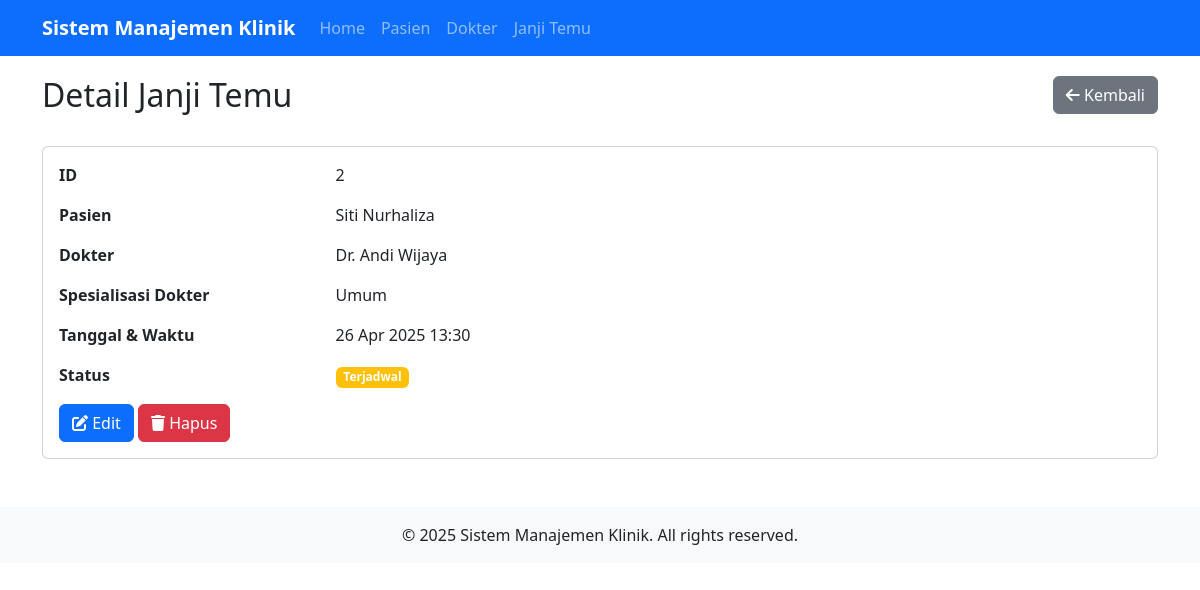
The page /appointments.php?action=read&id=2 on the database its author committed.
### tables this page shows
CREATE TABLE appointments (
    id INT AUTO_INCREMENT PRIMARY KEY,
    patient_id INT NOT NULL,
    doctor_id INT NOT NULL,
    appointment_date DATETIME NOT NULL,
    status ENUM('Terjadwal', 'Selesai', 'Dibatalkan') NOT NULL DEFAULT 'Terjadwal',
    FOREIGN KEY (patient_id) REFERENCES patients(id) ON DELETE CASCADE,
    FOREIGN KEY (doctor_id) REFERENCES doctors(id) ON DELETE CASCADE
);

CREATE TABLE patients (
    id INT AUTO_INCREMENT PRIMARY KEY,
    name VARCHAR(100) NOT NULL,
    birthdate DATE NOT NULL,
    gender ENUM('Laki-laki', 'Perempuan') NOT NULL,
    address TEXT NOT NULL
);

CREATE TABLE doctors (
    id INT AUTO_INCREMENT PRIMARY KEY,
    name VARCHAR(100) NOT NULL,
    specialization VARCHAR(100) NOT NULL,
    phone VARCHAR(15) NOT NULL
);

### class/Appointment.php (called while the page is built, shortened)
<?php
class Appointment {
    private $conn;
    private $table_name = "appointments";
    public $id;
    public function __construct($db) {
        $this->conn = $db;
    }
    public function getById() {
        $query = "SELECT a.id, a.patient_id, a.doctor_id, a.appointment_date, a.status,
                 p.name as patient_name, d.name as doctor_name, d.specialization
                 FROM " . $this->table_name . " a
                 LEFT JOIN patients p ON a.patient_id = p.id
                 LEFT JOIN doctors d ON a.doctor_id = d.id
                 WHERE a.id = ?";
        $stmt = $this->conn->prepare($query);
        $stmt->bindParam(1, $this->id);
        $stmt->execute();
        $row = $stmt->fetch(PDO::FETCH_ASSOC);
        if($row) {
            $this->appointment_date = $row['appointment_date'];
            $this->status = $row['status'];
            return true;
        }
        return false;
    }
}
?>

### class/Patient.php (called while the page is built, shortened)
<?php
class Patient {
    private $conn;
    private $table_name = "patients";
    public $id;
    public function __construct($db) {
        $this->conn = $db;
    }
    public function getById() {
        $query = "SELECT * FROM " . $this->table_name . " WHERE id = ?";
        $stmt = $this->conn->prepare($query);
        $stmt->bindParam(1, $this->id);
        $stmt->execute();
        $row = $stmt->fetch(PDO::FETCH_ASSOC);
        if($row) {
            $this->name = $row['name'];
            return true;
        }
        return false;
    }
}
?>

### class/Doctor.php (called while the page is built, shortened)
<?php
class Doctor {
    private $conn;
    private $table_name = "doctors";
    public $id;
    public function __construct($db) {
        $this->conn = $db;
    }
    public function getById() {
        $query = "SELECT * FROM " . $this->table_name . " WHERE id = ?";
        $stmt = $this->conn->prepare($query);
        $stmt->bindParam(1, $this->id);
        $stmt->execute();
        $row = $stmt->fetch(PDO::FETCH_ASSOC);
        if($row) {
            $this->name = $row['name'];
            $this->specialization = $row['specialization'];
            return true;
        }
        return false;
    }
}
?>

### view/appointments/read.php (the view)
<div class="row mb-4">
    <div class="col-md-6">
        <h2>Detail Janji Temu</h2>
    </div>
    <div class="col-md-6 text-end">
        <a href="appointments.php" class="btn btn-secondary">
            <i class="fas fa-arrow-left"></i> Kembali
        </a>
    </div>
</div>
<div class="card">
    <div class="card-body">
        <div class="row mb-3">
            <label class="col-md-3 fw-bold">ID</label>
            <div class="col-md-9"><?php echo $appointment->id; ?></div>
        </div>
        <div class="row mb-3">
            <label class="col-md-3 fw-bold">Pasien</label>
            <div class="col-md-9"><?php echo $patient_name; ?></div>
        </div>
        <div class="row mb-3">
            <label class="col-md-3 fw-bold">Dokter</label>
            <div class="col-md-9"><?php echo $doctor_name; ?></div>
        </div>
        <div class="row mb-3">
            <label class="col-md-3 fw-bold">Spesialisasi Dokter</label>
            <div class="col-md-9"><?php echo $specialization; ?></div>
        </div>
        <div class="row mb-3">
            <label class="col-md-3 fw-bold">Tanggal & Waktu</label>
            <div class="col-md-9"><?php echo date('d M Y H:i', strtotime($appointment->appointment_date)); ?></div>
        </div>
        <div class="row mb-3">
            <label class="col-md-3 fw-bold">Status</label>
            <div class="col-md-9">
                <?php if ($appointment->status == 'Terjadwal'): ?>
                    <span class="badge bg-warning">Terjadwal</span>
                <?php elseif ($appointment->status == 'Selesai'): ?>
                    <span class="badge bg-success">Selesai</span>
                <?php else: ?>
                    <span class="badge bg-danger">Dibatalkan</span>
                <?php endif; ?>
            </div>
        </div>
        <div class="row">
            <div class="col-md-12">
                <a href="appointments.php?action=update&id=<?php echo $appointment->id; ?>" class="btn btn-primary">
                    <i class="fas fa-edit"></i> Edit
                </a>
                <a href="appointments.php?action=delete&id=<?php echo $appointment->id; ?>" class="btn btn-danger" onclick="return confirm('Apakah Anda yakin ingin menghapus data ini?');">
                    <i class="fas fa-trash"></i> Hapus
                </a>
            </div>
        </div>
    </div>
</div>

### rows shown on the page
appointments: id "2", appointment_date "26 Apr 2025 13:30"
patients: name "Siti Nurhaliza"
doctors: name "Dr. Andi Wijaya", specialization "Umum"
